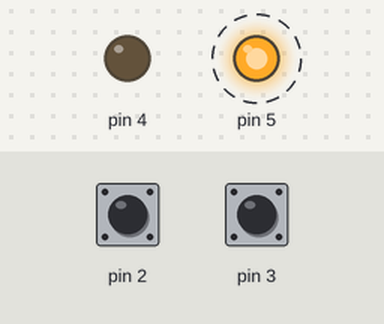
The sketch below on a simulated Arduino Uno, built with avr-gcc and run on an emulated ATmega328P. Parts: output pins drawn as LEDs (lit = HIGH). Dashed ring = blinking. Inputs (shaded band) come from the test bench; at power-on: pin 2 HIGH, pin 3 HIGH.

Above: at 5.05 s.
5.1 s: pin 2 pulled LOW for 0.15 s
At 5.9 s:
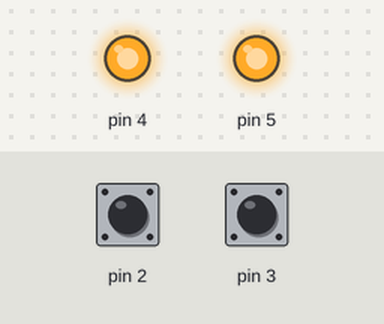
At 6.3 s:
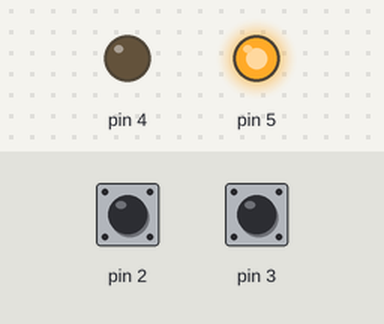
Timing chart, 0 to 14.1 s (numbered marks = the images above; inputs shaded):
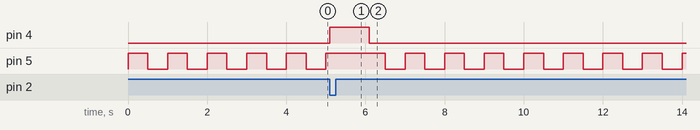

Measured:
- after the input at 5.1 s, pin 4: LOW → HIGH at once, → LOW 1.0 s later
- by itself, pin 5: alternates HIGH for 0.50 s and LOW for 0.50 s

The sketch:

Ex_1.ino
```cpp
ISR(INT0_vect){
  // Inverte a saída 4 (PD4)
  PORTD ^= 0b00010000;
  _delay_ms(1000);
  PORTD ^= 0b00010000;
}

ISR(INT1_vect){
 // Habilta/desabilita INT0
 EIMSK ^= 0b00000001;
}

int main(void){
  DDRD = 0b00110000;
  // Habilita o resistor interno de pull-up no pino 2 (PD2)
  PORTD = 0b00001100;
  // Configura a interrupção externa 1 para transição de descida
  EICRA = 0b00001010;
  // Habilita a interrupção externa 1
  EIMSK = 0b00000011;
  // Habilita a interrupção global
  sei();
  //Super loop
  while (1){
    // Inverte a saída 5 (PD5)
    PORTD ^= 0b00100000;
    _delay_ms(500);
  }
}
```
